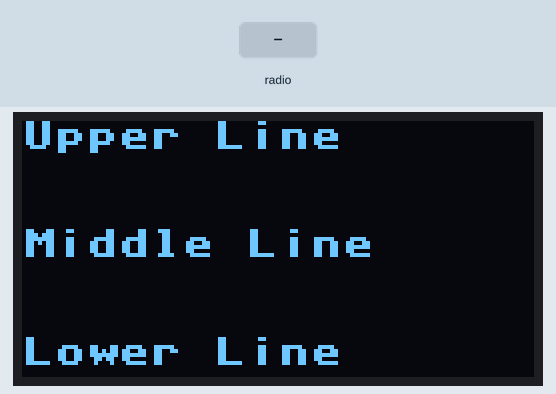
Recording of a program running on a simulated ESP32 board running MicroPython. Parts: 128×64 one-colour display. The test bench sets the inputs (shaded band). What the program prints to the serial console is not drawn.

Above: at 4.2 s.
4.3 s: radio message "1" arrives
At 5.2 s:
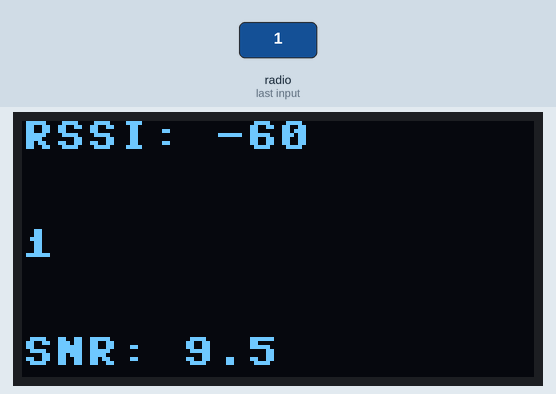
Timing chart, 0 to 7.3 s (numbered marks = the images above; inputs shaded):
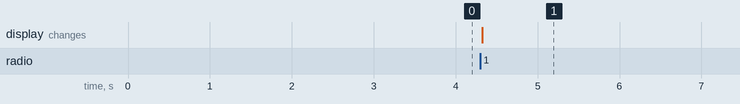

Measured:
- after the input at 4.3 s, the display: changes at once (image 1)

The program:

LoRa_OLED.py
```python
import ssd1306
from machine import Pin, I2C
from time import sleep

OLED_SDA_PIN = 4
OLED_SCL_PIN = 15
OLED_RST_PIN = 16
oled_rst = Pin(OLED_RST_PIN, Pin.OUT)    # create output pin on GPIO0
oled_rst.on()
i2c = I2C(0, scl=Pin(OLED_SCL_PIN), sda=Pin( OLED_SDA_PIN))
# https://docs.micropython.org/en/latest/esp8266/tutorial/ssd1306.html
oled = ssd1306.SSD1306_I2C(128, 64, i2c)
oled.fill(0)
oled.text('Upper Line', 0, 0, col=1)
oled.text('Middle Line', 0, 27, col=1)
oled.text('Lower Line', 0, 54, col=1)
oled.show()
sleep(3)

from ulora import LoRa

# This is our callback function that runs when a message is received
def on_recv(payload):
    oled.fill(0)
    oled.text("RSSI: {}".format(payload.rssi), 0, 0, col=1)
    oled.text(payload.message.decode(), 0, 27, col=1)
    oled.text("SNR: {}".format(payload.snr), 0, 54, col=1)
    oled.show()
    print("From:", payload.header_from)
    print("Received:", payload.message)
    print("RSSI: {}; SNR: {}".format(payload.rssi, payload.snr))

# Lora Parameters
RF95_FREQ = 915.0
RF95_POW = 20
CLIENT_ADDRESS = 1
SERVER_ADDRESS = 2


MISO_Pin = 19
MOSI_Pin = 27
SCK_Pin  =  5
CS_Pin   = 18
RST_Pin  = 14
DIO0_Pin = 26
DIO1_Pin = 35
DIO2_Pin = 34


# initialise radio
lora = LoRa((1, SCK_Pin, MOSI_Pin, MISO_Pin), DIO0_Pin, SERVER_ADDRESS, CS_Pin, reset_pin=RST_Pin, freq=RF95_FREQ, tx_power=RF95_POW, acks=True)

# set callback
lora.on_recv = on_recv

# set to listen continuously
lora.set_mode_rx()

# loop and wait for data
while True:
    sleep(0.1)
```
